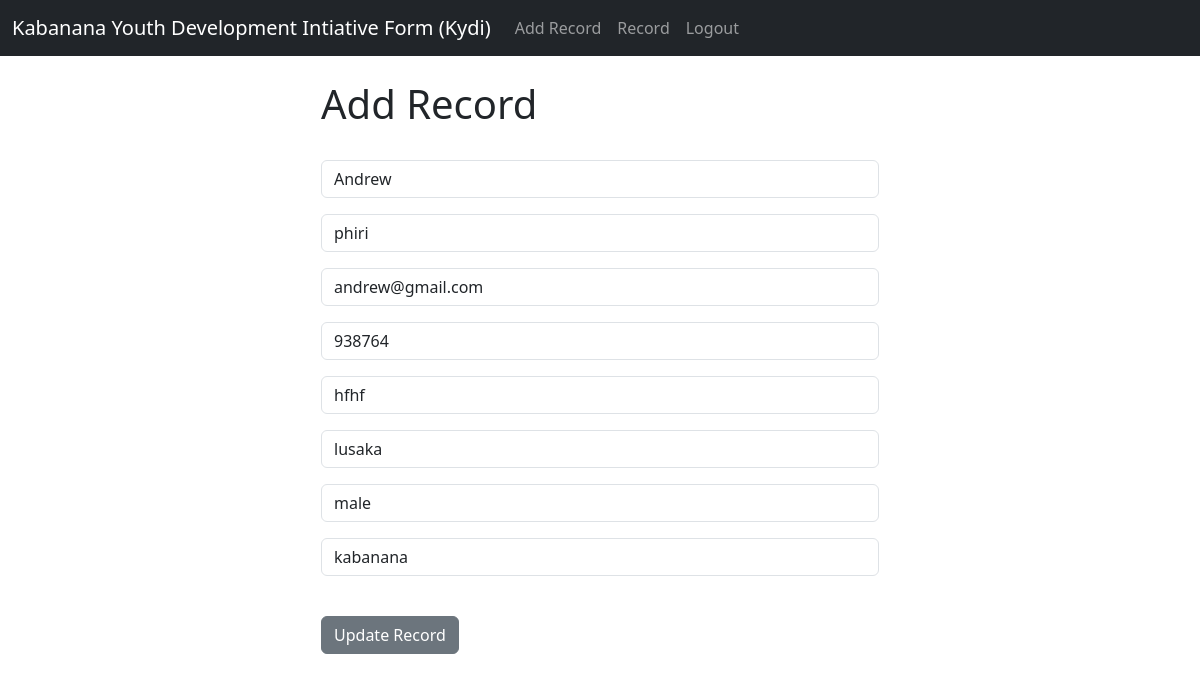
The page /update_record/1 (signed in) on the database its author committed.
### kydiApp/models.py (models this page shows, shortened)
class Record(models.Model):
	created_at = models.DateTimeField(auto_now_add=True)
	first_name = models.CharField(max_length=50)
	last_name =  models.CharField(max_length=50)
	email =  models.CharField(max_length=100)
	phone = models.CharField(max_length=15)
	address =  models.CharField(max_length=100)
	city =  models.CharField(max_length=50)
	gender =  models.CharField(max_length=50)
	compound =  models.CharField(max_length=20)

### kydiApp/views.py (the view)
# urls.py: path('update_record/<int:pk>', views.update_record, name='update_record'),
def update_record(request, pk):
    if request.user.is_authenticated:
        current_record = Record.objects.get(id=pk)
        form = AddRecordForm(request.POST or None, instance=current_record)
        if form.is_valid():
            form.save()
            messages.success(request, "Record Has Been Updated!")
            return redirect('home')
        return render(request, 'update_record.html', {'form':form})
    else:
        messages.success(request, "You Must Be Logged In...")
        return redirect('home')

### kydiApp/templates/update_record.html (shortened to what this page needs)
{% extends 'base.html' %}
{% block content %}
<div class="col-md-6 offset-md-3">
<h1>Add Record</h1>
<br/>
<form method="POST">
	{{ form.as_p }}
<br/>
  <button type="submit" class="btn btn-secondary">Update Record</button>
</form>
</div>
{% endblock %}

### rows shown on the page
Record: first_name "Andrew", last_name "phiri", email "andrew@gmail.com", phone "938764", address "hfhf", city "lusaka", gender "male", compound "kabanana"
